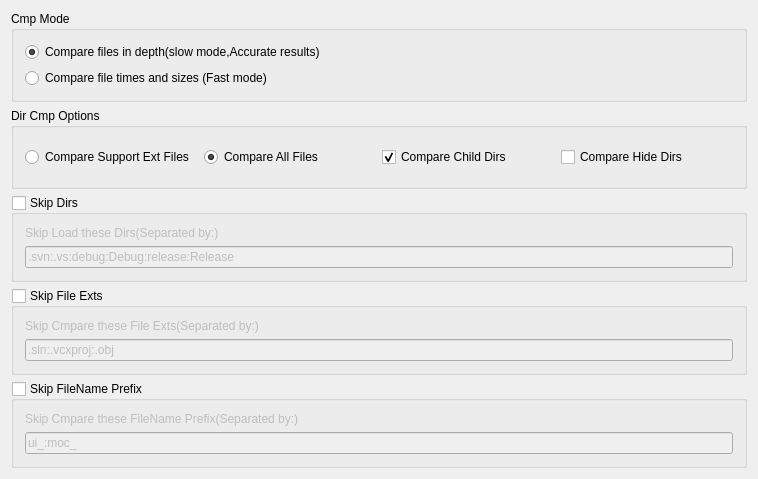
<?xml version="1.0" encoding="UTF-8"?>
<ui version="4.0">
 <class>DirCmpExtWin</class>
 <widget class="QWidget" name="DirCmpExtWin">
  <property name="geometry">
   <rect>
    <x>0</x>
    <y>0</y>
    <width>758</width>
    <height>479</height>
   </rect>
  </property>
  <property name="windowTitle">
   <string>DirCmpExtWin</string>
  </property>
  <layout class="QVBoxLayout" name="verticalLayout_5">
   <item>
    <widget class="QGroupBox" name="groupBox_2">
     <property name="title">
      <string>Cmp Mode</string>
     </property>
     <layout class="QVBoxLayout" name="verticalLayout">
      <item>
       <widget class="QRadioButton" name="deepMode">
        <property name="text">
         <string>Compare files in depth(slow mode,Accurate results)</string>
        </property>
        <property name="checked">
         <bool>true</bool>
        </property>
       </widget>
      </item>
      <item>
       <widget class="QRadioButton" name="fastMode">
        <property name="text">
         <string>Compare file times and sizes (Fast mode)</string>
        </property>
        <property name="checked">
         <bool>false</bool>
        </property>
       </widget>
      </item>
     </layout>
    </widget>
   </item>
   <item>
    <widget class="QGroupBox" name="groupBox">
     <property name="title">
      <string>Dir Cmp Options</string>
     </property>
     <layout class="QHBoxLayout" name="horizontalLayout">
      <item>
       <widget class="QRadioButton" name="radioButtonCmpSupportExtFile">
        <property name="text">
         <string>Compare Support Ext Files</string>
        </property>
       </widget>
      </item>
      <item>
       <widget class="QRadioButton" name="radioButtonCmpAllFiles">
        <property name="text">
         <string>Compare All Files</string>
        </property>
        <property name="checked">
         <bool>true</bool>
        </property>
       </widget>
      </item>
      <item>
       <widget class="QCheckBox" name="dealChildDirs">
        <property name="text">
         <string>Compare Child Dirs</string>
        </property>
        <property name="checked">
         <bool>true</bool>
        </property>
       </widget>
      </item>
      <item>
       <widget class="QCheckBox" name="checkBoxCmpHideDir">
        <property name="text">
         <string>Compare Hide Dirs</string>
        </property>
       </widget>
      </item>
     </layout>
    </widget>
   </item>
   <item>
    <widget class="QGroupBox" name="skipDirs">
     <property name="title">
      <string>Skip Dirs</string>
     </property>
     <property name="checkable">
      <bool>true</bool>
     </property>
     <property name="checked">
      <bool>false</bool>
     </property>
     <layout class="QVBoxLayout" name="verticalLayout_3">
      <item>
       <widget class="QLabel" name="label">
        <property name="maximumSize">
         <size>
          <width>16777215</width>
          <height>30</height>
         </size>
        </property>
        <property name="text">
         <string>Skip Load these Dirs(Separated by:)</string>
        </property>
       </widget>
      </item>
      <item>
       <widget class="QLineEdit" name="skipDirsEdit">
        <property name="text">
         <string>.svn:.vs:debug:Debug:release:Release</string>
        </property>
        <property name="maxLength">
         <number>256</number>
        </property>
        <property name="placeholderText">
         <string>.svn:.vs:debug:Debug:release:Release</string>
        </property>
       </widget>
      </item>
     </layout>
    </widget>
   </item>
   <item>
    <widget class="QGroupBox" name="skipFileExt">
     <property name="title">
      <string>Skip File Exts</string>
     </property>
     <property name="checkable">
      <bool>true</bool>
     </property>
     <property name="checked">
      <bool>false</bool>
     </property>
     <layout class="QVBoxLayout" name="verticalLayout_2">
      <item>
       <widget class="QLabel" name="label_2">
        <property name="maximumSize">
         <size>
          <width>16777215</width>
          <height>30</height>
         </size>
        </property>
        <property name="text">
         <string>Skip Cmpare these File Exts(Separated by:)</string>
        </property>
       </widget>
      </item>
      <item>
       <widget class="QLineEdit" name="skipFileExts">
        <property name="text">
         <string>.sln:.vcxproj:.obj</string>
        </property>
        <property name="maxLength">
         <number>256</number>
        </property>
        <property name="placeholderText">
         <string>.sln:.vcxproj:.obj</string>
        </property>
       </widget>
      </item>
     </layout>
    </widget>
   </item>
   <item>
    <widget class="QGroupBox" name="skipFilePrefix">
     <property name="title">
      <string>Skip FileName Prefix</string>
     </property>
     <property name="checkable">
      <bool>true</bool>
     </property>
     <property name="checked">
      <bool>false</bool>
     </property>
     <layout class="QVBoxLayout" name="verticalLayout_4">
      <item>
       <widget class="QLabel" name="label_3">
        <property name="maximumSize">
         <size>
          <width>16777215</width>
          <height>30</height>
         </size>
        </property>
        <property name="text">
         <string>Skip Cmpare these FileName Prefix(Separated by:)</string>
        </property>
       </widget>
      </item>
      <item>
       <widget class="QLineEdit" name="skipFileNamePrefix">
        <property name="text">
         <string>ui_:moc_</string>
        </property>
        <property name="maxLength">
         <number>256</number>
        </property>
        <property name="placeholderText">
         <string>ui_:moc_</string>
        </property>
       </widget>
      </item>
     </layout>
    </widget>
   </item>
  </layout>
 </widget>
 <layoutdefault spacing="6" margin="11"/>
 <resources/>
 <connections/>
</ui>
